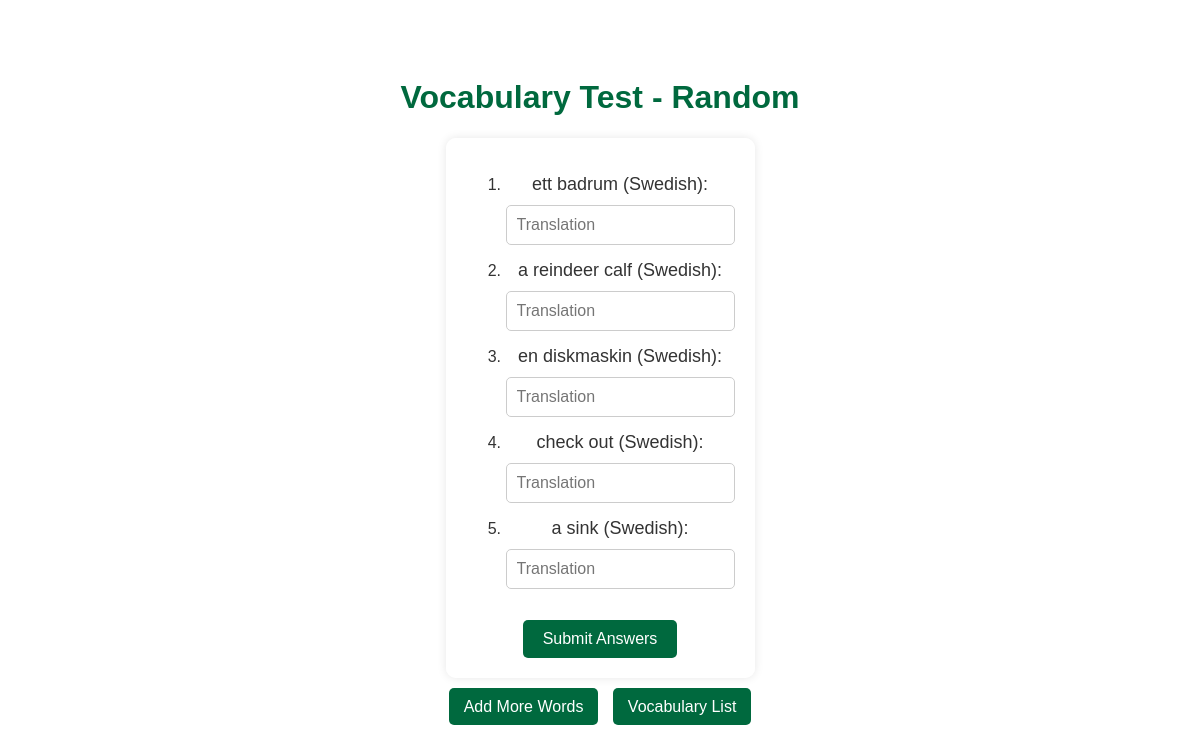
/test, run on the app's committed database.
### tables this page shows
CREATE TABLE vocabulary (
                id INTEGER PRIMARY KEY AUTOINCREMENT,
                swedish_word TEXT NOT NULL,
                german_word TEXT NOT NULL
            );

### app.py (the view)
@app.route('/test', methods=['GET'])
def test():
    test_type = request.args.get('type', 'random')  # Default to 'random' if not specified
    with sqlite3.connect('database.db') as conn:
        cursor = conn.cursor()
        cursor.execute('SELECT id, swedish_word, german_word FROM vocabulary ORDER BY RANDOM() LIMIT ?', (words_test,))
        words = cursor.fetchall()
        if test_type == 'random':
            randomized_words = []
            for word in words:
                if random.choice([True, False]):
                    randomized_words.append((word[0], word[2], word[1]))  # (id, english_word, swedish_word)
                else:
                    randomized_words.append((word[0], word[1], word[2]))  # (id, swedish_word, english_word)
            words = randomized_words
        elif test_type == 'english_to_swedish':
            words = [(word[0], word[2], word[1]) for word in words]  # (id, english_word, swedish_word)
        elif test_type == 'swedish_to_english':
            words = [(word[0], word[1], word[2])]  # (id, swedish_word, german_word)
    return render_template('test.html', words=words, test_type=test_type)

### templates/test.html (shortened to what this page needs)
<!DOCTYPE html>
<html lang="en">
<head>
    <link rel="stylesheet" href="{{ url_for('static', filename='style.css') }}">
</head>
<body>
    <h1>Vocabulary Test - {{ test_type.replace('_', ' ').capitalize() }}</h1>
    <form action="{{ url_for('submit_answers') }}" method="post">
        <ol>
            {% for word in words %}
                <li>
                    <label>{{ word[1] }} ({{ 'English' if 'english' in test_type else 'Swedish' }}):</label>
                    <input type="text" name="answers[]" placeholder="Translation" required>
                </li>
            {% endfor %}
        </ol>
        <button type="submit">Submit Answers</button>
    </form>
    <nav>
        <a href="{{ url_for('index') }}">Add More Words</a>
        <a href="{{ url_for('vocabulary') }}">Vocabulary List</a>
    </nav>
</body>
</html>

### static/style.css (style rules this page uses)
body { font-family: Arial, sans-serif; background: url('/static/Images/SwedishHut.jpg') no-repeat center center fixed; background-size: cover; color: #333; text-align: center; padding-top: 50px; }
h1 { color: #00693e; }
form { display: inline-block; background: rgba(255, 255, 255, 0.8); padding: 20px; border-radius: 10px; box-shadow: 0 0 10px rgba(0, 0, 0, 0.1); }
label { display: block; margin: 10px 0 5px; font-size: 18px; }
input[type="text"] { font-size: 16px; padding: 10px; margin: 5px 0; border: 1px solid #ccc; border-radius: 5px; width: calc(100% - 22px); }
button { padding: 10px 20px; font-size: 16px; color: #fff; background-color: #00693e; border: none; border-radius: 5px; cursor: pointer; margin-top: 10px; }
nav { margin-top: 20px; }
nav a { text-decoration: none; padding: 10px 15px; background-color: #00693e; color: #fff; border-radius: 5px; margin: 0 5px; }

### data on the page
vocabulary: swedish_word "ett badrum", value "Swedish"
vocabulary: german_word "a reindeer calf", value "Swedish"
vocabulary: swedish_word "en diskmaskin", value "Swedish"
vocabulary: german_word "check out", value "Swedish"
vocabulary: german_word "a sink", value "Swedish"

### other printed values
{{ test_type.replace('_', ' ').capitalize() }} "Random"
